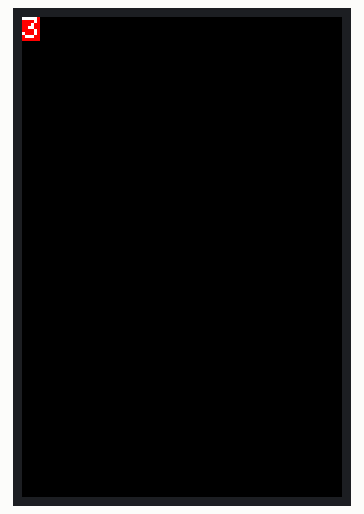
Simulated run of this sketch. Board: Arduino Uno, built with avr-gcc and run on an emulated ATmega328P. On the bench: 320×480 colour display. What the sketch prints to the serial monitor is not drawn.

Above: at 0.4 s.
At 5.0 s:
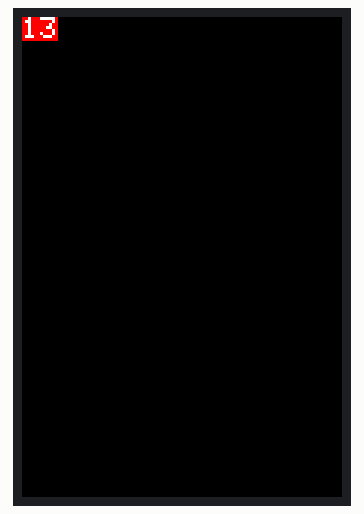
At 9.6 s:
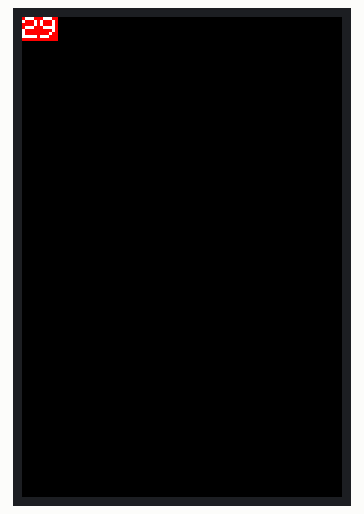
At 18.8 s:
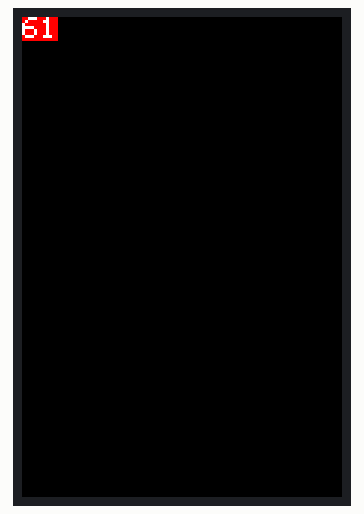
At 28.1 s:
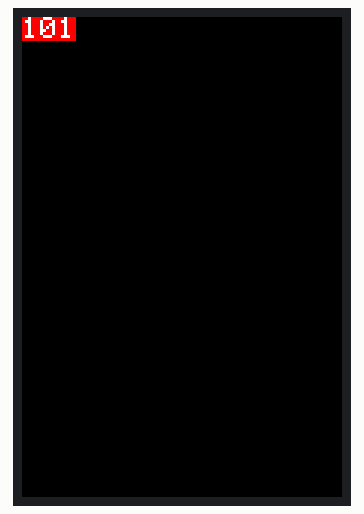
At 38.5 s:
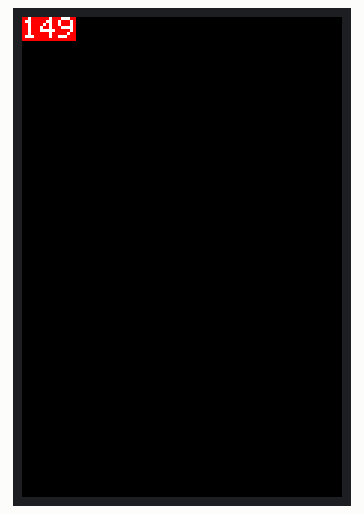

The sketch:

114Primes.ino
```cpp
#include <LCDWIKI_GUI.h> //Core graphics library
#include <LCDWIKI_KBV.h> //Hardware-specific library

LCDWIKI_KBV mylcd(ILI9486,A3,A2,A1,A0,A4);

//define some colour values
#define BLACK   0x0000
#define BLUE    0x001F
#define RED     0xF800
#define GREEN   0x07E0
#define CYAN    0x07FF
#define MAGENTA 0xF81F
#define YELLOW  0xFFE0
#define WHITE   0xFFFF

void setup() {
Serial.begin(9600);
mylcd.Init_LCD();
Serial.println(mylcd.Read_ID(), HEX);
mylcd.Fill_Screen(BLACK);

  for(long i = 3;i <= 619;i += 2) //the loop goes until 619 because 619 is the 144th prime number.
  {
    long y = 0;
    int x = sqrt(i);
    for(long j = 3;j <= x;j += 2)
    {
      if((i % j) < 1)
      {
        y = 1;
        j = x;
      }
    }
    if(y < 1)
    {
      String message = String(i);
      mylcd.Set_Text_colour(WHITE);
      mylcd.Set_Text_Size(3);
      mylcd.Print_String(message, 0, 0);
      delay(1000);
      mylcd.Fill_Screen(BLACK);
    }
  }
}
void loop() {

}
```

Measured:
- what the display in image 2 shows lasts 1.2 s, from 9.5 s to 10.7 s
